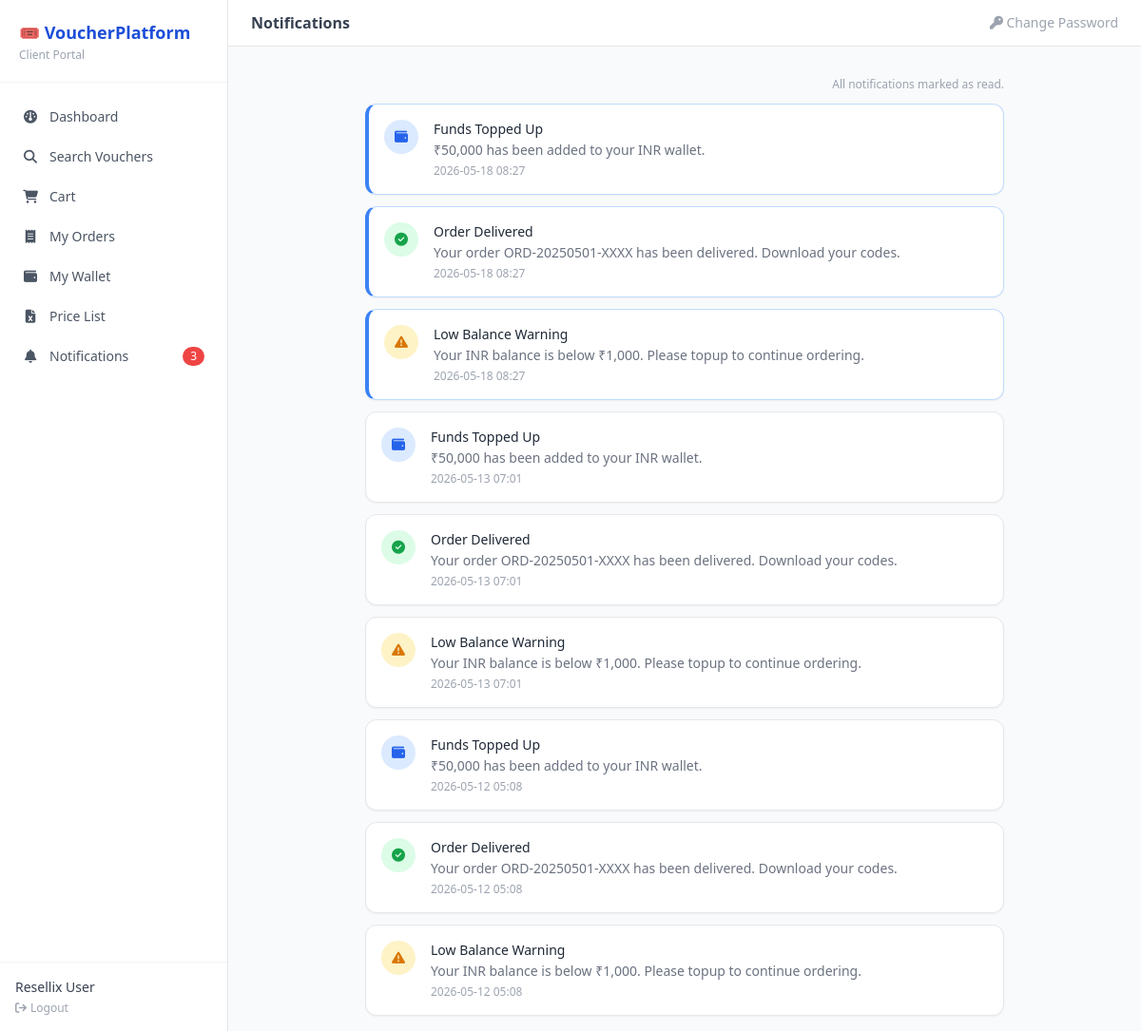
/client/notifications (signed in), run on the app's committed database.
### tables this page shows
CREATE TABLE notifications (
    id INTEGER PRIMARY KEY AUTOINCREMENT,
    user_id INTEGER NOT NULL,
    type TEXT NOT NULL,
    title TEXT NOT NULL,
    message TEXT NOT NULL,
    is_read INTEGER DEFAULT 0,
    created_at DATETIME DEFAULT CURRENT_TIMESTAMP,
    FOREIGN KEY (user_id) REFERENCES users(id)
);

### routes/client.py (the view)
@client_bp.route("/notifications")
@login_required
@role_required("client")
def notifications():
    user_id = session.get("user_id")
    notifs = get_user_notifications(user_id)
    mark_all_read(user_id)
    return render_template("client/notifications.html", notifs=notifs)

### database/db.py (called while the page is built)
def get_db():
    db_path = Config.DATABASE_PATH
    os.makedirs(os.path.dirname(db_path), exist_ok=True)
    conn = sqlite3.connect(db_path)
    conn.row_factory = sqlite3.Row
    conn.execute("PRAGMA foreign_keys = ON")
    conn.execute("PRAGMA journal_mode = WAL")
    return conn

def query_db(query, args=(), one=False):
    conn = get_db()
    try:
        cur = conn.execute(query, args)
        rv = cur.fetchall()
        conn.commit()
        return (rv[0] if rv else None) if one else rv
    finally:
        conn.close()

def execute_db(query, args=()):
    conn = get_db()
    try:
        cur = conn.execute(query, args)
        conn.commit()
        return cur.lastrowid
    finally:
        conn.close()

### services/notification_service.py (called while the page is built)
def get_user_notifications(user_id, unread_only=False):
    if unread_only:
        return query_db("SELECT * FROM notifications WHERE user_id=? AND is_read=0 ORDER BY created_at DESC", (user_id,))
    return query_db("SELECT * FROM notifications WHERE user_id=? ORDER BY created_at DESC LIMIT 50", (user_id,))

def mark_all_read(user_id):
    execute_db("UPDATE notifications SET is_read=1 WHERE user_id=?", (user_id,))

### templates/client/notifications.html (shortened to what this page needs)
{% extends "base_client.html" %}
{% block page_title %}Notifications{% endblock %}
{% block content %}
<div class="max-w-2xl mx-auto space-y-3">
  {% if notifs %}
  <p class="text-gray-400 text-xs text-right mb-2">All notifications marked as read.</p>
  {% endif %}
  {% for n in notifs %}
  <div class="bg-white rounded-xl border shadow-sm p-4 flex items-start gap-4
    {% if not n.is_read %}border-blue-200 border-l-4 border-l-blue-500{% else %}border-gray-200{% endif %}">
    <div class="w-9 h-9 rounded-full flex items-center justify-center shrink-0
      {% if n.type=='order_delivered' %}bg-green-100 text-green-600
      {% elif n.type=='order_failed' %}bg-red-100 text-red-600
      {% elif n.type=='funds_updated' %}bg-blue-100 text-blue-600
      {% elif n.type=='low_balance' %}bg-amber-100 text-amber-600
      {% else %}bg-gray-100 text-gray-500{% endif %}">
      <i class="fa text-sm
        {% if n.type=='order_delivered' %}fa-circle-check
        {% elif n.type=='order_failed' %}fa-circle-xmark
        {% elif n.type=='funds_updated' %}fa-wallet
        {% elif n.type=='low_balance' %}fa-triangle-exclamation
        {% else %}fa-bell{% endif %}"></i>
    </div>
    <div class="flex-1 min-w-0">
      <p class="font-medium text-gray-800 text-sm">{{ n.title }}</p>
      <p class="text-gray-500 text-sm mt-0.5">{{ n.message }}</p>
      <p class="text-gray-400 text-xs mt-1">{{ n.created_at[:16] }}</p>
    </div>
  </div>
  {% endfor %}
</div>
{% endblock %}

### data on the page
notifications: title "Funds Topped Up", message "₹50,000 has been added to your INR wallet.", created_at "2026-05-18 08:27"
notifications: title "Order Delivered", message "Your order ORD-20250501-XXXX has been delivered. Download your codes.", created_at "2026-05-18 08:27"
notifications: title "Low Balance Warning", message "Your INR balance is below ₹1,000. Please topup to continue ordering.", created_at "2026-05-18 08:27"
notifications: title "Funds Topped Up", message "₹50,000 has been added to your INR wallet.", created_at "2026-05-13 07:01"
notifications: title "Order Delivered", message "Your order ORD-20250501-XXXX has been delivered. Download your codes.", created_at "2026-05-13 07:01"
notifications: title "Low Balance Warning", message "Your INR balance is below ₹1,000. Please topup to continue ordering.", created_at "2026-05-13 07:01"
notifications: title "Funds Topped Up", message "₹50,000 has been added to your INR wallet.", created_at "2026-05-12 05:08"
notifications: title "Order Delivered", message "Your order ORD-20250501-XXXX has been delivered. Download your codes.", created_at "2026-05-12 05:08"
notifications: title "Low Balance Warning", message "Your INR balance is below ₹1,000. Please topup to continue ordering.", created_at "2026-05-12 05:08"

### other printed values
{{ unread_notifications }} "3"
{{ session.user_name }} "Resellix User"
